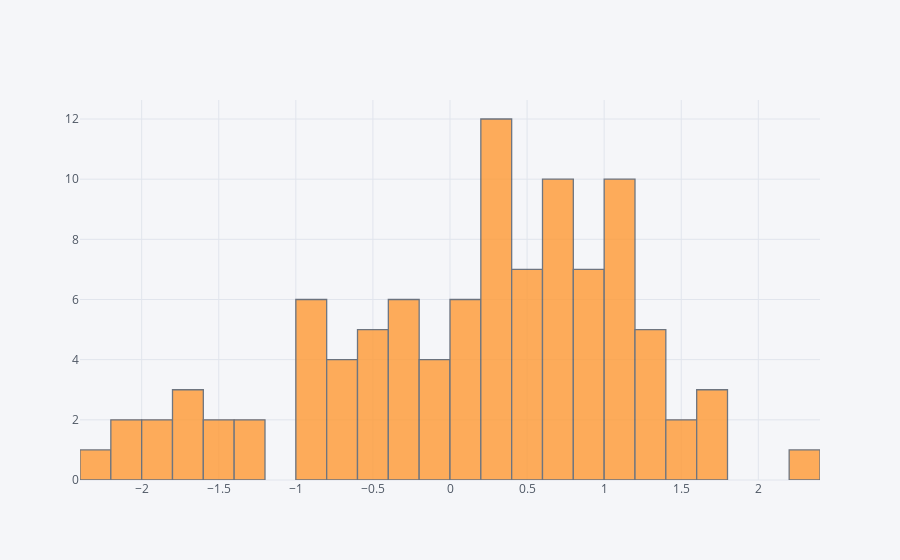

Notebook source saved alongside this figure:
### Markdown cell above
## histogram

### Code cell
df['A'].iplot(kind='hist',bins=25)

### Figure 1 — Plotly figure (JSON) as saved in the notebook; plotly's stock layout.template omitted (floating-point values rounded to 4 significant figures)
{"data": [{"histfunc": "count", "histnorm": "", "marker": {"color": "rgba(255, 153, 51, 1.0)", "line": {"color": "#4D5663", "width": 1.3}}, "name": "A", "nbinsx": 25, "opacity": 0.8, "orientation": "v", "type": "histogram", "x": [-0.9304, -0.6486, 0.8845, 0.5451, -2.32, 0.1162, -1.649, -0.07407, 0.8381, 1.111, -0.3364, 0.9801, -0.6886, 0.3895, -2.16, 0.6899, -0.0864, 1.218, 1.354, 0.5366, -0.4095, 1.057, 1.779, -1.645, -0.531, 0.3393, -0.8751, 0.5595, -1.755, -0.475, 0.4161, -1.406, 1.057, 0.6448, 1.25, 1.294, 2.214, 0.3917, 0.7181, -0.7388, 0.4845, 1.021, -0.2168, 0.1044, -0.2235, 0.1425, 0.4815, 1.786, 0.1159, -0.1319, -1.828, 0.6339, 0.1313, -0.7375, 1.459, -0.2191, 1.094, 0.1935, -0.9837, 0.2695, 0.3436, 0.2878, -2.04, 0.299, 0.7205, 0.6419, 1.029, 0.5047, 0.916, -0.585, -0.3419, 0.2148, 0.3265, 0.7367, 0.2384, -1.371, -0.5001, -0.3217, -0.06062, 0.7141, -1.326, -1.587, -0.9787, 0.9209, -0.8893, 0.8805, 0.8132, 0.3165, 0.7025, -0.9613, 1.045, -1.884, 1.118, 1.38, 0.2782, 1.673, 1.567, 0.7879, 1.115, 1.174]}], "layout": {"barmode": "overlay", "legend": {"bgcolor": "#F5F6F9", "font": {"color": "#4D5663"}}, "paper_bgcolor": "#F5F6F9", "plot_bgcolor": "#F5F6F9", "titlefont": {"color": "#4D5663"}, "xaxis1": {"gridcolor": "#E1E5ED", "showgrid": true, "tickfont": {"color": "#4D5663"}, "title": "", "titlefont": {"color": "#4D5663"}, "zerolinecolor": "#E1E5ED"}, "yaxis1": {"gridcolor": "#E1E5ED", "showgrid": true, "tickfont": {"color": "#4D5663"}, "title": "", "titlefont": {"color": "#4D5663"}, "zerolinecolor": "#E1E5ED"}}}
